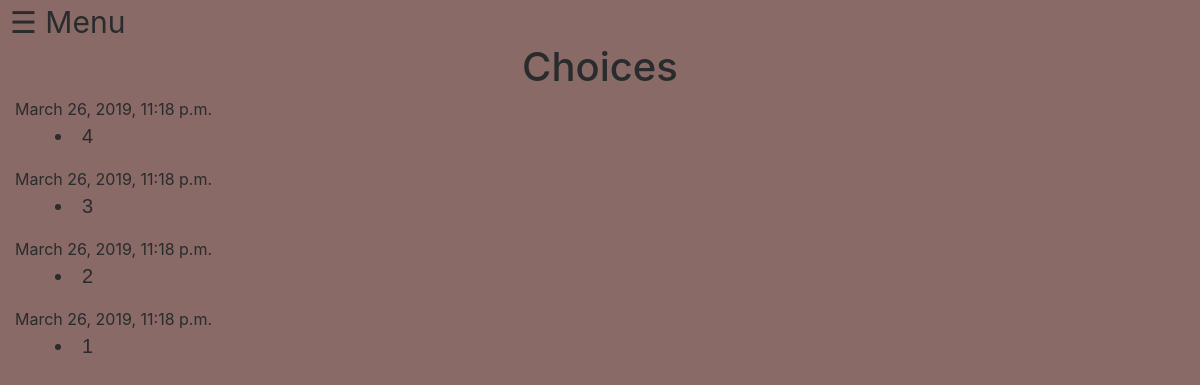
Page /dartboard/choices (signed in) on the earlier database version.
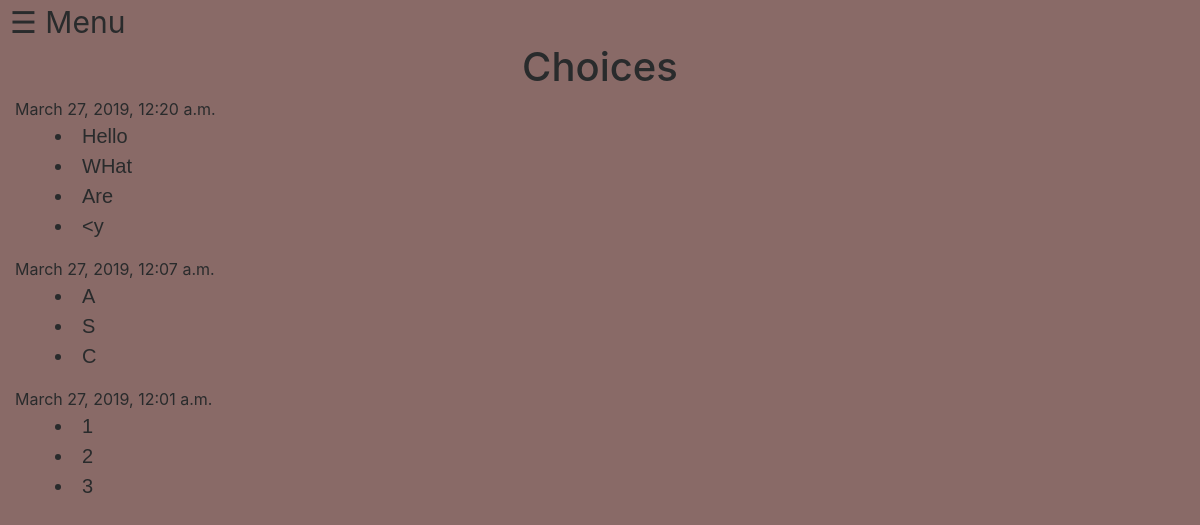
Same page on the later database version.
### dartboard/models.py (models this page shows, shortened)
class Choice(models.Model):
    author = models.ForeignKey(User, on_delete=models.SET_NULL, null=True, blank=True)
    name = models.CharField(max_length=200, help_text='Enter the name of the choice')
    timestamp = models.DateTimeField(max_length=200, blank=True)

### dartboard/views.py (the view)
# urls.py: path('choices', views.view_choices, name='choices'),
def view_choices(request):
    template_name ='choice_list_author.html'
    context = {'choice_list' : Choice.objects.filter(author=request.user).order_by('-timestamp')}
    return render(request, 'choice_list_author.html', context=context)

### dartboard/templates/choice_list_author.html (shortened to what this page needs)
{% extends "base_generic.html" %}
{% block content %}
{% if choice_list %}
{% regroup choice_list by timestamp as choices %}
<div class="row">
	<div class="col-md-12">
		<h1 style="text-align:center">Choices</h1>
		{% for timestamp in choices %}
		{{ timestamp.grouper }}
		<ul class="choice-list">
			{% for choice in timestamp.list %}
			<li>{{ choice.name }}</li>
			{% endfor %}
		</ul>
		{% endfor %}
	</div>
</div>
{% endif %}
{% endblock %}

### dartboard/templates/base_generic.html (shortened to what this page needs)
<!DOCTYPE html>
<html lang="en">
<head>
  <link rel="stylesheet" href="https://stackpath.bootstrapcdn.com/bootstrap/4.1.3/css/bootstrap.min.css">
  {% load static %}
  <link rel="stylesheet" href="{% static 'css/styles.css' %}">
  <link rel="stylesheet" href="{% static 'css/bootstrap.css' %}">
  <link rel="stylesheet" href="//code.jquery.com/ui/1.8.10/themes/smoothness/jquery-ui.css" type="text/css">
</head>
<body class="background">
  <div class="container-fluid">
    <div class="row">
      <span class="sidebar-button" onclick="openNav()">&#9776; Menu</span>
      <div class="col-sm-12 ">{% block content %}{% endblock %}</div>
    </div>
  </div>
</body>
</html>

### dartboard/static/css/styles.css (style rules this page uses)
.sidebar-button { font-size: 30px; cursor: pointer; margin-left: 10px; }
.background { background-color: #896a67; }
.choice-list { list-style: inside; font-family: Futura, Trebuchet MS, Arial, sans-serif; font-size: 20px; }

Differences in the rows shown:
removed Choice: grouper "March 26, 2019, 11:18 p.m.", name "4"
removed Choice: grouper "March 26, 2019, 11:18 p.m.", name "3"
removed Choice: grouper "March 26, 2019, 11:18 p.m.", name "2"
removed Choice: grouper "March 26, 2019, 11:18 p.m.", name "1"
added Choice: grouper "March 27, 2019, 12:20 a.m.", name "Hello"
added Choice: name "WHat", shown under "March 27, 2019, 12:20 a.m."
added Choice: name "Are", shown under "March 27, 2019, 12:20 a.m."
added Choice: name "<y", shown under "March 27, 2019, 12:20 a.m."
added Choice: grouper "March 27, 2019, 12:07 a.m.", name "A"
added Choice: name "S", shown under "March 27, 2019, 12:07 a.m."
added Choice: name "C", shown under "March 27, 2019, 12:07 a.m."
added Choice: grouper "March 27, 2019, 12:01 a.m.", name "1"
added Choice: name "2", shown under "March 27, 2019, 12:01 a.m."
added Choice: name "3", shown under "March 27, 2019, 12:01 a.m."
